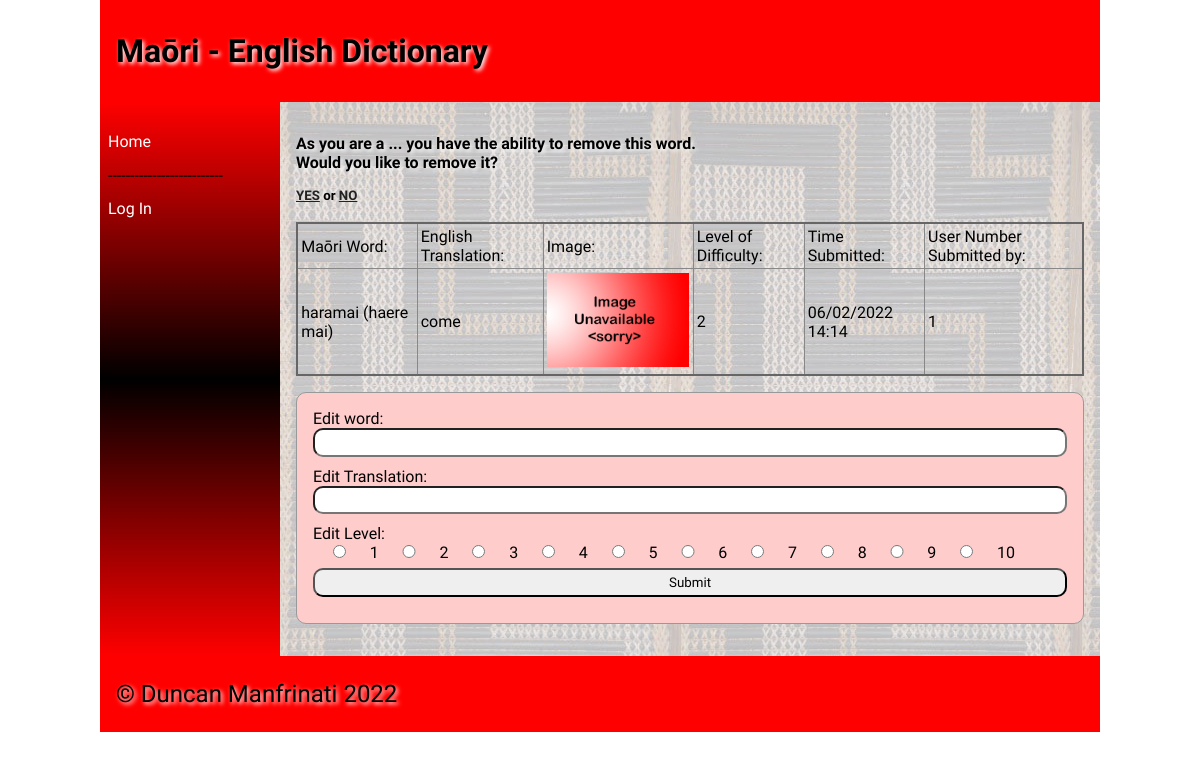
The app's page /word/303 with its own data.
### tables this page shows
CREATE TABLE "dictionary"
(
	id integer
		constraint dictionary_pk
			primary key autoincrement,
	maori varchar(60),
	english varchar(60),
	category_id integer
		references categories,
	definition varchar(900),
	level integer,
	image varchar(60),
	time datetime,
	user_id interger
);

### app.py (the view, shortened to what this page needs)
@app.route("/word/<id>", methods=['POST', 'GET'])
def dictionary(id):
    id = int(id)
    con = create_connection(DATA_BASE)
    query = "SELECT id, maori, english, image, level, time, user_id FROM dictionary WHERE id=?;"
    cur = con.cursor()
    cur.execute(query, (id,))
    word = cur.fetchall()
    con.close()
    return render_template("word.html", logged_in=is_logged_in(), word=word, id=id,
                           categories=categories())

### app.py (called while the page is built)
def create_connection(db_file):
    try:
        connection = sqlite3.connect(db_file)
        connection.execute('pragma foreign_keys=ON')
        return connection
    except Error as e:
        print(e)
    return None

def is_logged_in():
    if session.get("email") is None:
        print("Not Logged In")
        return False
    else:
        print("Logged In")
        return True

def categories():
    con = create_connection(DATA_BASE)
    query = "SELECT id,categories FROM categories"
    cur = con.cursor()
    cur.execute(query, )
    category_ids = cur.fetchall()
    con.close()
    return category_ids

### templates/word.html (shortened to what this page needs)
{% extends 'base.html' %}
{% block heading %}Maōri - English Dictionary{% endblock %}
{% block main %}
<h4>As you are a ... you have the ability to remove this word. <br> Would you like to remove it? <br></h4>
<h5><a href="/word/delete_yes">YES</a> or <a href="/word/delete_no">NO</a></h5>
<br>
<table class="word-table">
    <thead>
    <tr>
        <td>Maōri Word:</td>
        <td>English Translation:</td>
        <td>Image:</td>
        <td>Level of Difficulty:</td>
        <td>Time Submitted:</td>
        <td>User Number Submitted by:</td>
    </tr>
    </thead>
    <tbody>
    {% for words in word %}
    <tr>
        <td><p>{{ words[1] }}</p></td>
        <td><p>{{ words[2] }}</p></td>
        <td width="150"><img src="/static/images/{{ words[3] }}"></td>
        <td><p>{{ words[4] }}</p></td>
        <td><p>{{ words[5] }}</p></td>
        <td><p>{{ words[6] }}</p></td>
    </tr>
    </tbody>
    {% endfor %}
</table>
    <form class="dataForm" method="post" target="dictinary/{{id}}">
    <div class="form-group">
        <div class="form-label">Edit word:</div>
        <div class="form-element"><input type="text" name="edit_maori" id="edit_maori" required></div>
    </div>
    <div class="form-group">
        <div class="form-label">Edit Translation:</div>
        <div class="form-element"><input type="text" name="edit_english" id="edit_english" required></div>
    </div>
    <div class="form-group">
        <div class="form-label">Edit Level:</div>
        {% for i in range(10) %}
            <input type="radio" id="{{ i + 1 }}" name="edit_level" value="{{ i + 1 }}" required>
            <label for="{{ i + 1 }}">{{i + 1}}</label>
        {% endfor %}
    </div>
    <div class="form-group">
        <div class="form-element"><input type="submit" value="Submit"></div>
    </div>
    </form>
{% endblock %}

### static/css/style.css (style rules this page uses)
* { font-family: Comfortaa, sans-serif; margin: 0; padding: 0; box-sizing: border-box; }
h1, h2, h3, h4 { padding: 1rem 0; font-family: 'Suez One', serif; color: #000000; text-shadow: 2px 2px 4px #fff; }
p { padding: 0.5rem 0; }
a { color: #222; }
img { width: 100%; }
.dataForm { margin: 1rem 0; border: 1px solid #999; padding: 1rem; background-color: #fcc; border-radius: 10px; }
.dataForm input, textarea { width: 100%; border-radius: 10px; padding: 0.3rem; margin-bottom: 10px; }
table { width: 100%; border: 2px solid #666; border-collapse: collapse; }
th, td { border: 1px solid #888; padding: 0.2rem; text-align: left; }
@media only screen and (min-width: 768px) { .dataForm input[type='radio'] { width: 7%; } }

### records on screen
dictionary: maori "haramai (haere mai)", english "come", image (placeholder picture), level "2", time "06/02/2022 14:14", user "1"

### other values on screen
{{ i + 1 }} "1" "2" "3" "4" "5" "6" "7" "8" "9" "10"
